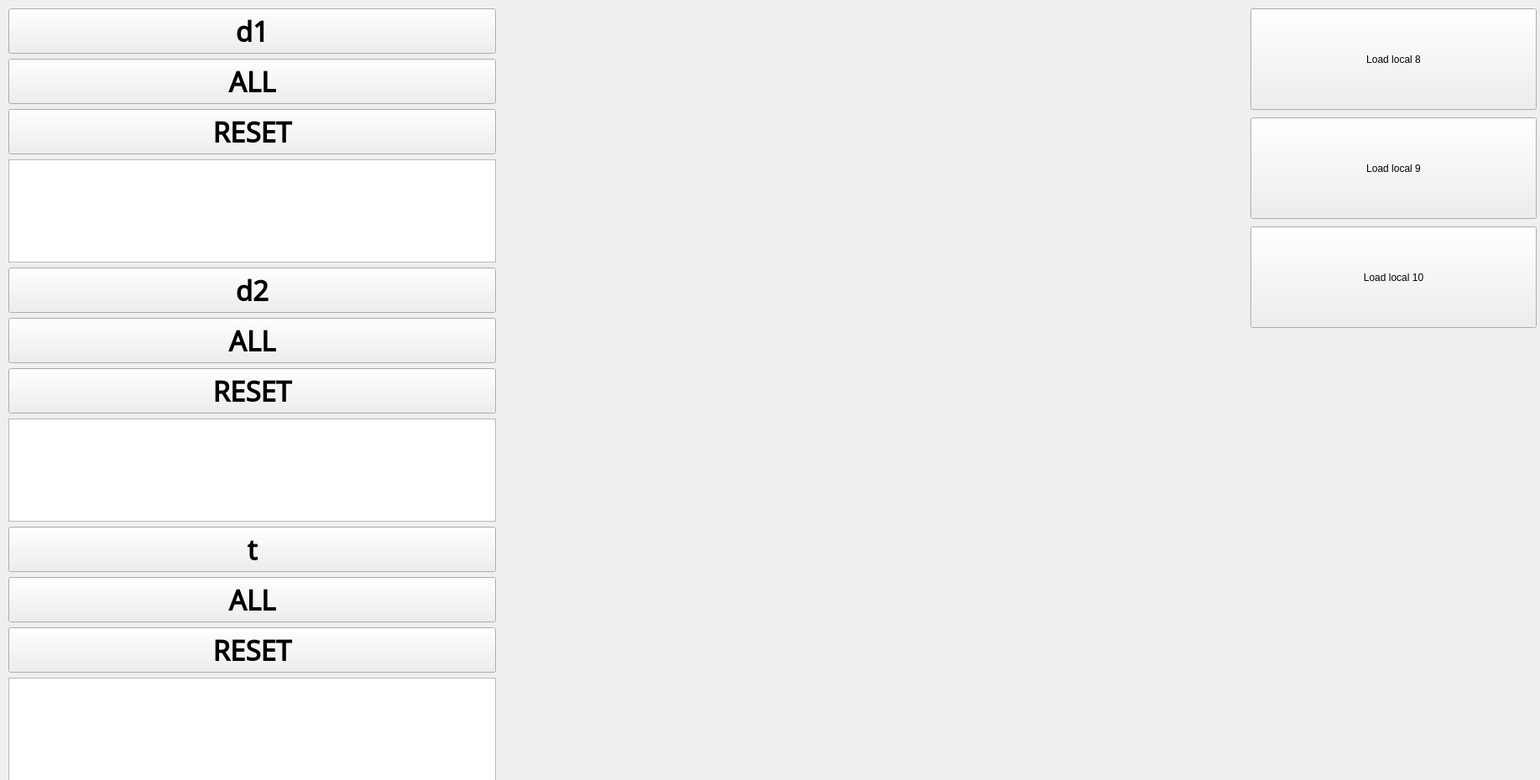
      <widget class="QWidget" name="scrollAreaWidgetContents_5">
       <property name="geometry">
        <rect>
         <x>0</x>
         <y>0</y>
         <width>1835</width>
         <height>930</height>
        </rect>
       </property>
       <widget class="QWidget" name="layoutWidget_3">
        <property name="geometry">
         <rect>
          <x>10</x>
          <y>10</y>
          <width>581</width>
          <height>921</height>
         </rect>
        </property>
        <layout class="QVBoxLayout" name="verticalLayout_4">
         <item>
          <widget class="QPushButton" name="pushButton_40">
           <property name="font">
            <font>
             <family>Noto Sans Bassa Vah</family>
             <pointsize>25</pointsize>
             <weight>75</weight>
             <bold>true</bold>
            </font>
           </property>
           <property name="text">
            <string>d1</string>
           </property>
          </widget>
         </item>
         <item>
          <widget class="QPushButton" name="pushButton_290">
           <property name="font">
            <font>
             <family>Noto Sans Bassa Vah</family>
             <pointsize>25</pointsize>
             <weight>75</weight>
             <bold>true</bold>
            </font>
           </property>
           <property name="text">
            <string>ALL</string>
           </property>
          </widget>
         </item>
         <item>
          <widget class="QPushButton" name="pushButton_275">
           <property name="font">
            <font>
             <family>Noto Sans Bassa Vah</family>
             <pointsize>25</pointsize>
             <weight>75</weight>
             <bold>true</bold>
            </font>
           </property>
           <property name="text">
            <string>RESET</string>
           </property>
          </widget>
         </item>
         <item>
          <widget class="QPlainTextEdit" name="plainTextEdit_10">
           <property name="font">
            <font>
             <pointsize>18</pointsize>
            </font>
           </property>
          </widget>
         </item>
         <item>
          <widget class="QPushButton" name="pushButton_41">
           <property name="font">
            <font>
             <family>Noto Sans Bassa Vah</family>
             <pointsize>25</pointsize>
             <weight>75</weight>
             <bold>true</bold>
            </font>
           </property>
           <property name="text">
            <string>d2</string>
           </property>
          </widget>
         </item>
         <item>
          <widget class="QPushButton" name="pushButton_291">
           <property name="font">
            <font>
             <family>Noto Sans Bassa Vah</family>
             <pointsize>25</pointsize>
             <weight>75</weight>
             <bold>true</bold>
            </font>
           </property>
           <property name="text">
            <string>ALL</string>
           </property>
          </widget>
         </item>
         <item>
          <widget class="QPushButton" name="pushButton_276">
           <property name="font">
            <font>
             <family>Noto Sans Bassa Vah</family>
             <pointsize>25</pointsize>
             <weight>75</weight>
             <bold>true</bold>
            </font>
           </property>
           <property name="text">
            <string>RESET</string>
           </property>
          </widget>
         </item>
         <item>
          <widget class="QPlainTextEdit" name="plainTextEdit_11">
           <property name="font">
            <font>
             <pointsize>18</pointsize>
            </font>
           </property>
          </widget>
         </item>
         <item>
          <widget class="QPushButton" name="pushButton_42">
           <property name="font">
            <font>
             <family>Noto Sans Bassa Vah</family>
             <pointsize>25</pointsize>
             <weight>75</weight>
             <bold>true</bold>
            </font>
           </property>
           <property name="text">
            <string>t</string>
           </property>
          </widget>
         </item>
         <item>
          <widget class="QPushButton" name="pushButton_292">
           <property name="font">
            <font>
             <family>Noto Sans Bassa Vah</family>
             <pointsize>25</pointsize>
             <weight>75</weight>
             <bold>true</bold>
            </font>
           </property>
           <property name="text">
            <string>ALL</string>
           </property>
          </widget>
         </item>
         <item>
          <widget class="QPushButton" name="pushButton_277">
           <property name="font">
            <font>
             <family>Noto Sans Bassa Vah</family>
             <pointsize>25</pointsize>
             <weight>75</weight>
             <bold>true</bold>
            </font>
           </property>
           <property name="text">
            <string>RESET</string>
           </property>
          </widget>
         </item>
         <item>
          <widget class="QPlainTextEdit" name="plainTextEdit_12">
           <property name="font">
            <font>
             <pointsize>18</pointsize>
            </font>
           </property>
          </widget>
         </item>
        </layout>
       </widget>
       <widget class="QLabel" name="label_4">
        <property name="geometry">
         <rect>
          <x>600</x>
          <y>10</y>
          <width>931</width>
          <height>801</height>
         </rect>
        </property>
        <property name="text">
         <string/>
        </property>
        <property name="pixmap">
         <pixmap>CompleteTreeN31.svg</pixmap>
        </property>
       </widget>
       <widget class="QPushButton" name="pushButton_46">
        <property name="geometry">
         <rect>
          <x>1000</x>
          <y>220</y>
          <width>71</width>
          <height>61</height>
         </rect>
        </property>
        <property name="styleSheet">
         <string notr="true">background-color: rgba(0,0,0,0); border: none;</string>
        </property>
        <property name="text">
         <string/>
        </property>
       </widget>
       <widget class="QPushButton" name="pushButton_47">
        <property name="geometry">
         <rect>
          <x>830</x>
          <y>310</y>
          <width>81</width>
          <height>61</height>
         </rect>
        </property>
        <property name="styleSheet">
         <string notr="true">background-color: rgba(0,0,0,0); border: none;</string>
        </property>
        <property name="text">
         <string/>
        </property>
       </widget>
       <widget class="QPushButton" name="pushButton_48">
        <property name="geometry">
         <rect>
          <x>1140</x>
          <y>300</y>
          <width>81</width>
          <height>71</height>
         </rect>
        </property>
        <property name="styleSheet">
         <string notr="true">background-color: rgba(0,0,0,0); border: none;</string>
        </property>
        <property name="text">
         <string/>
        </property>
       </widget>
       <widget class="QPushButton" name="pushButton_49">
        <property name="geometry">
         <rect>
          <x>720</x>
          <y>380</y>
          <width>71</width>
          <height>61</height>
         </rect>
        </property>
        <property name="styleSheet">
         <string notr="true">background-color: rgba(0,0,0,0); border: none;</string>
        </property>
        <property name="text">
         <string/>
        </property>
       </widget>
       <widget class="QPushButton" name="pushButton_50">
        <property name="geometry">
         <rect>
          <x>910</x>
          <y>380</y>
          <width>81</width>
          <height>61</height>
         </rect>
        </property>
        <property name="styleSheet">
         <string notr="true">background-color: rgba(0,0,0,0); border: none;</string>
        </property>
        <property name="text">
         <string/>
        </property>
       </widget>
       <widget class="QPushButton" name="pushButton_51">
        <property name="geometry">
         <rect>
          <x>1080</x>
          <y>380</y>
          <width>81</width>
          <height>71</height>
         </rect>
        </property>
        <property name="styleSheet">
         <string notr="true">background-color: rgba(0,0,0,0); border: none;</string>
        </property>
        <property name="text">
         <string/>
        </property>
       </widget>
       <widget class="QPushButton" name="pushButton_52">
        <property name="geometry">
         <rect>
          <x>1220</x>
          <y>380</y>
          <width>91</width>
          <height>71</height>
         </rect>
        </property>
        <property name="styleSheet">
         <string notr="true">background-color: rgba(0,0,0,0); border: none;</string>
        </property>
        <property name="text">
         <string/>
        </property>
       </widget>
       <widget class="QPushButton" name="pushButton_53">
        <property name="geometry">
         <rect>
          <x>670</x>
          <y>460</y>
          <width>61</width>
          <height>51</height>
         </rect>
        </property>
        <property name="styleSheet">
         <string notr="true">background-color: rgba(0,0,0,0); border: none;</string>
        </property>
        <property name="text">
         <string/>
        </property>
       </widget>
       <widget class="QPushButton" name="pushButton_54">
        <property name="geometry">
         <rect>
          <x>1060</x>
          <y>780</y>
          <width>51</width>
          <height>34</height>
         </rect>
        </property>
        <property name="styleSheet">
         <string notr="true">background-color: rgba(0,0,0,0); border: none;</string>
        </property>
        <property name="text">
         <string/>
        </property>
       </widget>
       <widget class="QPushButton" name="pushButton_55">
        <property name="geometry">
         <rect>
          <x>760</x>
          <y>460</y>
          <width>61</width>
          <height>51</height>
         </rect>
        </property>
        <property name="styleSheet">
         <string notr="true">background-color: rgba(0,0,0,0); border: none;</string>
        </property>
        <property name="text">
         <string/>
        </property>
       </widget>
       <widget class="QPushButton" name="pushButton_56">
        <property name="geometry">
         <rect>
          <x>880</x>
          <y>470</y>
          <width>61</width>
          <height>51</height>
         </rect>
        </property>
        <property name="styleSheet">
         <string notr="true">background-color: rgba(0,0,0,0); border: none;</string>
        </property>
        <property name="text">
         <string/>
        </property>
       </widget>
       <widget class="QPushButton" name="pushButton_57">
        <property name="geometry">
         <rect>
          <x>970</x>
          <y>470</y>
          <width>61</width>
          <height>51</height>
         </rect>
        </property>
        <property name="styleSheet">
         <string notr="true">background-color: rgba(0,0,0,0); border: none;</string>
        </property>
        <property name="text">
         <string/>
        </property>
       </widget>
       <widget class="QPushButton" name="pushButton_58">
        <property name="geometry">
         <rect>
          <x>1070</x>
          <y>470</y>
          <width>61</width>
          <height>51</height>
         </rect>
        </property>
        <property name="styleSheet">
         <string notr="true">background-color: rgba(0,0,0,0); border: none;</string>
        </property>
        <property name="text">
         <string/>
        </property>
       </widget>
       <widget class="QPushButton" name="pushButton_59">
        <property name="geometry">
         <rect>
          <x>1160</x>
          <y>480</y>
          <width>61</width>
          <height>51</height>
         </rect>
        </property>
        <property name="styleSheet">
         <string notr="true">background-color: rgba(0,0,0,0); border: none;</string>
        </property>
        <property name="text">
         <string/>
        </property>
       </widget>
       <widget class="QPushButton" name="pushButton_60">
        <property name="geometry">
         <rect>
          <x>1240</x>
          <y>480</y>
          <width>61</width>
          <height>51</height>
         </rect>
        </property>
        <property name="styleSheet">
         <string notr="true">background-color: rgba(0,0,0,0); border: none;</string>
        </property>
        <property name="text">
         <string/>
        </property>
       </widget>
       <widget class="QPushButton" name="pushButton_61">
        <property name="geometry">
         <rect>
          <x>1330</x>
          <y>480</y>
          <width>61</width>
          <height>51</height>
         </rect>
        </property>
        <property name="styleSheet">
         <string notr="true">background-color: rgba(0,0,0,0); border: none;</string>
        </property>
        <property name="text">
         <string/>
        </property>
       </widget>
       <widget class="QPushButton" name="pushButton_62">
        <property name="geometry">
         <rect>
          <x>600</x>
          <y>530</y>
          <width>61</width>
          <height>51</height>
         </rect>
        </property>
        <property name="styleSheet">
         <string notr="true">background-color: rgba(0,0,0,0); border: none;</string>
        </property>
        <property name="text">
         <string/>
        </property>
       </widget>
       <widget class="QPushButton" name="pushButton_63">
        <property name="geometry">
         <rect>
          <x>660</x>
          <y>530</y>
          <width>61</width>
          <height>51</height>
         </rect>
        </property>
        <property name="styleSheet">
         <string notr="true">background-color: rgba(0,0,0,0); border: none;</string>
        </property>
        <property name="text">
         <string/>
        </property>
       </widget>
       <widget class="QPushButton" name="pushButton_64">
        <property name="geometry">
         <rect>
          <x>740</x>
          <y>530</y>
          <width>41</width>
          <height>51</height>
         </rect>
        </property>
        <property name="styleSheet">
         <string notr="true">background-color: rgba(0,0,0,0); border: none;</string>
        </property>
        <property name="text">
         <string/>
        </property>
       </widget>
       <widget class="QPushButton" name="pushButton_65">
        <property name="geometry">
         <rect>
          <x>790</x>
          <y>530</y>
          <width>41</width>
          <height>51</height>
         </rect>
        </property>
        <property name="styleSheet">
         <string notr="true">background-color: rgba(0,0,0,0); border: none;</string>
        </property>
        <property name="text">
         <string/>
        </property>
       </widget>
       <widget class="QPushButton" name="pushButton_66">
        <property name="geometry">
         <rect>
          <x>850</x>
          <y>530</y>
          <width>41</width>
          <height>51</height>
         </rect>
        </property>
        <property name="styleSheet">
         <string notr="true">background-color: rgba(0,0,0,0); border: none;</string>
        </property>
        <property name="text">
         <string/>
        </property>
       </widget>
       <widget class="QPushButton" name="pushButton_67">
        <property name="geometry">
         <rect>
          <x>900</x>
          <y>540</y>
          <width>41</width>
          <height>51</height>
         </rect>
        </property>
        <property name="styleSheet">
         <string notr="true">background-color: rgba(0,0,0,0); border: none;</string>
        </property>
        <property name="text">
         <string/>
        </property>
       </widget>
       <widget class="QPushButton" name="pushButton_68">
        <property name="geometry">
         <rect>
          <x>960</x>
          <y>530</y>
          <width>41</width>
          <height>51</height>
         </rect>
        </property>
        <property name="styleSheet">
         <string notr="true">background-color: rgba(0,0,0,0); border: none;</string>
        </property>
        <property name="text">
         <string/>
        </property>
       </widget>
       <widget class="QPushButton" name="pushButton_69">
        <property name="geometry">
         <rect>
          <x>1000</x>
          <y>530</y>
          <width>41</width>
          <height>51</height>
         </rect>
        </property>
        <property name="styleSheet">
         <string notr="true">background-color: rgba(0,0,0,0); border: none;</string>
        </property>
        <property name="text">
         <string/>
        </property>
       </widget>
       <widget class="QPushButton" name="pushButton_70">
        <property name="geometry">
         <rect>
          <x>1060</x>
          <y>540</y>
          <width>41</width>
          <height>51</height>
         </rect>
        </property>
        <property name="styleSheet">
         <string notr="true">background-color: rgba(0,0,0,0); border: none;</string>
        </property>
        <property name="text">
         <string/>
        </property>
       </widget>
       <widget class="QPushButton" name="pushButton_71">
        <property name="geometry">
         <rect>
          <x>1110</x>
          <y>540</y>
          <width>41</width>
          <height>51</height>
         </rect>
        </property>
        <property name="styleSheet">
         <string notr="true">background-color: rgba(0,0,0,0); border: none;</string>
        </property>
        <property name="text">
         <string/>
        </property>
       </widget>
       <widget class="QPushButton" name="pushButton_72">
        <property name="geometry">
         <rect>
          <x>1160</x>
          <y>540</y>
          <width>51</width>
          <height>51</height>
         </rect>
        </property>
        <property name="styleSheet">
         <string notr="true">background-color: rgba(0,0,0,0); border: none;</string>
        </property>
        <property name="text">
         <string/>
        </property>
       </widget>
       <widget class="QPushButton" name="pushButton_73">
        <property name="geometry">
         <rect>
          <x>1220</x>
          <y>540</y>
          <width>41</width>
          <height>51</height>
         </rect>
        </property>
        <property name="styleSheet">
         <string notr="true">background-color: rgba(0,0,0,0); border: none;</string>
        </property>
        <property name="text">
         <string/>
        </property>
       </widget>
       <widget class="QPushButton" name="pushButton_74">
        <property name="geometry">
         <rect>
          <x>1270</x>
          <y>530</y>
          <width>41</width>
          <height>51</height>
         </rect>
        </property>
        <property name="styleSheet">
         <string notr="true">background-color: rgba(0,0,0,0); border: none;</string>
        </property>
        <property name="text">
         <string/>
        </property>
       </widget>
       <widget class="QPushButton" name="pushButton_75">
        <property name="geometry">
         <rect>
          <x>1310</x>
          <y>540</y>
          <width>41</width>
          <height>51</height>
         </rect>
        </property>
        <property name="styleSheet">
         <string notr="true">background-color: rgba(0,0,0,0); border: none;</string>
        </property>
        <property name="text">
         <string/>
        </property>
       </widget>
       <widget class="QPushButton" name="pushButton_76">
        <property name="geometry">
         <rect>
          <x>1380</x>
          <y>550</y>
          <width>41</width>
          <height>51</height>
         </rect>
        </property>
        <property name="styleSheet">
         <string notr="true">background-color: rgba(0,0,0,0); border: none;</string>
        </property>
        <property name="text">
         <string/>
        </property>
       </widget>
       <widget class="QPushButton" name="pushButton_77">
        <property name="geometry">
         <rect>
          <x>1420</x>
          <y>540</y>
          <width>41</width>
          <height>51</height>
         </rect>
        </property>
        <property name="styleSheet">
         <string notr="true">background-color: rgba(0,0,0,0); border: none;</string>
        </property>
        <property name="text">
         <string/>
        </property>
       </widget>
       <widget class="QPushButton" name="pushButton_855">
        <property name="geometry">
         <rect>
          <x>1490</x>
          <y>10</y>
          <width>341</width>
          <height>121</height>
         </rect>
        </property>
        <property name="text">
         <string>Load local 8</string>
        </property>
       </widget>
       <widget class="QPushButton" name="pushButton_856">
        <property name="geometry">
         <rect>
          <x>1490</x>
          <y>140</y>
          <width>341</width>
          <height>121</height>
         </rect>
        </property>
        <property name="text">
         <string>Load local 9</string>
        </property>
       </widget>
       <widget class="QPushButton" name="pushButton_857">
        <property name="geometry">
         <rect>
          <x>1490</x>
          <y>270</y>
          <width>341</width>
          <height>121</height>
         </rect>
        </property>
        <property name="text">
         <string>Load local 10</string>
        </property>
       </widget>
      </widget>
